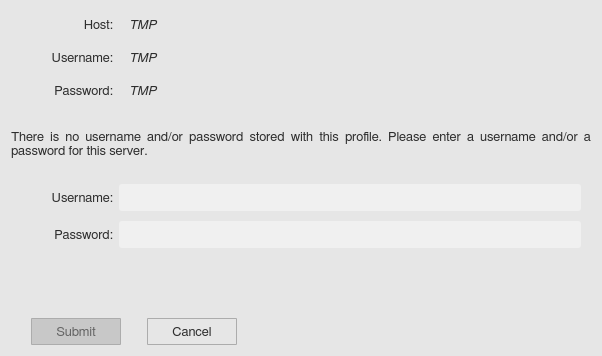
<?xml version="1.0" encoding="UTF-8"?>
<ui version="4.0">
 <class>credentialsWindow</class>
 <widget class="QWidget" name="credentialsWindow">
  <property name="geometry">
   <rect>
    <x>0</x>
    <y>0</y>
    <width>602</width>
    <height>356</height>
   </rect>
  </property>
  <property name="minimumSize">
   <size>
    <width>0</width>
    <height>0</height>
   </size>
  </property>
  <property name="maximumSize">
   <size>
    <width>16777215</width>
    <height>16777215</height>
   </size>
  </property>
  <property name="font">
   <font>
    <family>FreeSans</family>
    <pointsize>10</pointsize>
    <weight>50</weight>
    <bold>false</bold>
    <stylestrategy>PreferAntialias</stylestrategy>
    <kerning>true</kerning>
   </font>
  </property>
  <property name="windowTitle">
   <string>Information</string>
  </property>
  <property name="windowIcon">
   <iconset>
    <normaloff>icons/info_icon.svg</normaloff>icons/info_icon.svg</iconset>
  </property>
  <property name="styleSheet">
   <string notr="true">QWidget {
	background-color: rgb(230,230,230);
}</string>
  </property>
  <layout class="QGridLayout" name="gridLayout_3">
   <item row="0" column="0" colspan="2">
    <layout class="QHBoxLayout" name="horizontalLayout_3">
     <item>
      <layout class="QGridLayout" name="gridLayout_2">
       <item row="0" column="2">
        <spacer name="horizontalSpacer_5">
         <property name="orientation">
          <enum>Qt::Horizontal</enum>
         </property>
         <property name="sizeType">
          <enum>QSizePolicy::Fixed</enum>
         </property>
         <property name="sizeHint" stdset="0">
          <size>
           <width>10</width>
           <height>20</height>
          </size>
         </property>
        </spacer>
       </item>
       <item row="0" column="3">
        <widget class="QLabel" name="cw_label_7">
         <property name="minimumSize">
          <size>
           <width>0</width>
           <height>27</height>
          </size>
         </property>
         <property name="maximumSize">
          <size>
           <width>16777215</width>
           <height>27</height>
          </size>
         </property>
         <property name="font">
          <font>
           <family>FreeSans</family>
           <pointsize>10</pointsize>
           <weight>50</weight>
           <italic>true</italic>
           <bold>false</bold>
           <stylestrategy>PreferAntialias</stylestrategy>
           <kerning>true</kerning>
          </font>
         </property>
         <property name="styleSheet">
          <string notr="true">QLabel {
    color: rgb(45,45,45);
}</string>
         </property>
         <property name="text">
          <string>TMP</string>
         </property>
        </widget>
       </item>
       <item row="0" column="1">
        <widget class="QLabel" name="cw_label_1">
         <property name="minimumSize">
          <size>
           <width>0</width>
           <height>27</height>
          </size>
         </property>
         <property name="maximumSize">
          <size>
           <width>16777215</width>
           <height>27</height>
          </size>
         </property>
         <property name="font">
          <font>
           <family>FreeSans</family>
           <pointsize>10</pointsize>
           <weight>50</weight>
           <bold>false</bold>
           <stylestrategy>PreferAntialias</stylestrategy>
           <kerning>true</kerning>
          </font>
         </property>
         <property name="styleSheet">
          <string notr="true">QLabel {
    color: rgb(45,45,45);
}</string>
         </property>
         <property name="text">
          <string>Host:</string>
         </property>
         <property name="alignment">
          <set>Qt::AlignRight|Qt::AlignTrailing|Qt::AlignVCenter</set>
         </property>
        </widget>
       </item>
       <item row="1" column="1">
        <widget class="QLabel" name="cw_label_2">
         <property name="minimumSize">
          <size>
           <width>0</width>
           <height>27</height>
          </size>
         </property>
         <property name="maximumSize">
          <size>
           <width>16777215</width>
           <height>27</height>
          </size>
         </property>
         <property name="font">
          <font>
           <family>FreeSans</family>
           <pointsize>10</pointsize>
           <weight>50</weight>
           <bold>false</bold>
           <stylestrategy>PreferAntialias</stylestrategy>
           <kerning>true</kerning>
          </font>
         </property>
         <property name="styleSheet">
          <string notr="true">QLabel {
    color: rgb(45,45,45);
}</string>
         </property>
         <property name="text">
          <string>Username:</string>
         </property>
         <property name="alignment">
          <set>Qt::AlignRight|Qt::AlignTrailing|Qt::AlignVCenter</set>
         </property>
        </widget>
       </item>
       <item row="2" column="2">
        <spacer name="horizontalSpacer_8">
         <property name="orientation">
          <enum>Qt::Horizontal</enum>
         </property>
         <property name="sizeType">
          <enum>QSizePolicy::Fixed</enum>
         </property>
         <property name="sizeHint" stdset="0">
          <size>
           <width>10</width>
           <height>20</height>
          </size>
         </property>
        </spacer>
       </item>
       <item row="2" column="1">
        <widget class="QLabel" name="cw_label_3">
         <property name="minimumSize">
          <size>
           <width>0</width>
           <height>27</height>
          </size>
         </property>
         <property name="maximumSize">
          <size>
           <width>16777215</width>
           <height>27</height>
          </size>
         </property>
         <property name="font">
          <font>
           <family>FreeSans</family>
           <pointsize>10</pointsize>
           <weight>50</weight>
           <bold>false</bold>
           <stylestrategy>PreferAntialias</stylestrategy>
           <kerning>true</kerning>
          </font>
         </property>
         <property name="styleSheet">
          <string notr="true">QLabel {
    color: rgb(45,45,45);
}</string>
         </property>
         <property name="text">
          <string>Password:</string>
         </property>
         <property name="alignment">
          <set>Qt::AlignRight|Qt::AlignTrailing|Qt::AlignVCenter</set>
         </property>
        </widget>
       </item>
       <item row="1" column="3">
        <widget class="QLabel" name="cw_label_8">
         <property name="minimumSize">
          <size>
           <width>0</width>
           <height>27</height>
          </size>
         </property>
         <property name="maximumSize">
          <size>
           <width>16777215</width>
           <height>27</height>
          </size>
         </property>
         <property name="font">
          <font>
           <family>FreeSans</family>
           <pointsize>10</pointsize>
           <weight>50</weight>
           <italic>true</italic>
           <bold>false</bold>
           <stylestrategy>PreferAntialias</stylestrategy>
           <kerning>true</kerning>
          </font>
         </property>
         <property name="styleSheet">
          <string notr="true">QLabel {
    color: rgb(45,45,45);
}</string>
         </property>
         <property name="text">
          <string>TMP</string>
         </property>
        </widget>
       </item>
       <item row="1" column="2">
        <spacer name="horizontalSpacer_6">
         <property name="orientation">
          <enum>Qt::Horizontal</enum>
         </property>
         <property name="sizeType">
          <enum>QSizePolicy::Fixed</enum>
         </property>
         <property name="sizeHint" stdset="0">
          <size>
           <width>10</width>
           <height>20</height>
          </size>
         </property>
        </spacer>
       </item>
       <item row="2" column="3">
        <widget class="QLabel" name="cw_label_9">
         <property name="minimumSize">
          <size>
           <width>0</width>
           <height>27</height>
          </size>
         </property>
         <property name="maximumSize">
          <size>
           <width>16777215</width>
           <height>27</height>
          </size>
         </property>
         <property name="font">
          <font>
           <family>FreeSans</family>
           <pointsize>10</pointsize>
           <weight>50</weight>
           <italic>true</italic>
           <bold>false</bold>
           <stylestrategy>PreferAntialias</stylestrategy>
           <kerning>true</kerning>
          </font>
         </property>
         <property name="styleSheet">
          <string notr="true">QLabel {
    color: rgb(45,45,45);
}</string>
         </property>
         <property name="text">
          <string>TMP</string>
         </property>
        </widget>
       </item>
       <item row="1" column="0">
        <spacer name="horizontalSpacer_10">
         <property name="orientation">
          <enum>Qt::Horizontal</enum>
         </property>
         <property name="sizeType">
          <enum>QSizePolicy::Fixed</enum>
         </property>
         <property name="sizeHint" stdset="0">
          <size>
           <width>40</width>
           <height>20</height>
          </size>
         </property>
        </spacer>
       </item>
      </layout>
     </item>
     <item>
      <spacer name="horizontalSpacer_9">
       <property name="orientation">
        <enum>Qt::Horizontal</enum>
       </property>
       <property name="sizeHint" stdset="0">
        <size>
         <width>40</width>
         <height>20</height>
        </size>
       </property>
      </spacer>
     </item>
    </layout>
   </item>
   <item row="1" column="0">
    <spacer name="verticalSpacer_6">
     <property name="orientation">
      <enum>Qt::Vertical</enum>
     </property>
     <property name="sizeType">
      <enum>QSizePolicy::Fixed</enum>
     </property>
     <property name="sizeHint" stdset="0">
      <size>
       <width>20</width>
       <height>20</height>
      </size>
     </property>
    </spacer>
   </item>
   <item row="2" column="0" colspan="2">
    <widget class="QLabel" name="cw_label_4">
     <property name="minimumSize">
      <size>
       <width>0</width>
       <height>0</height>
      </size>
     </property>
     <property name="maximumSize">
      <size>
       <width>16777215</width>
       <height>16777215</height>
      </size>
     </property>
     <property name="font">
      <font>
       <family>FreeSans</family>
       <pointsize>10</pointsize>
       <weight>50</weight>
       <bold>false</bold>
       <stylestrategy>PreferAntialias</stylestrategy>
       <kerning>true</kerning>
      </font>
     </property>
     <property name="styleSheet">
      <string notr="true">QLabel {
    color: rgb(45,45,45);
}</string>
     </property>
     <property name="frameShape">
      <enum>QFrame::NoFrame</enum>
     </property>
     <property name="frameShadow">
      <enum>QFrame::Plain</enum>
     </property>
     <property name="lineWidth">
      <number>0</number>
     </property>
     <property name="midLineWidth">
      <number>0</number>
     </property>
     <property name="text">
      <string>&lt;html&gt;&lt;head/&gt;&lt;body&gt;&lt;p&gt;There is no username and/or password stored with this profile. Please enter a username and/or a password for this server.&lt;/p&gt;&lt;/body&gt;&lt;/html&gt;</string>
     </property>
     <property name="textFormat">
      <enum>Qt::AutoText</enum>
     </property>
     <property name="alignment">
      <set>Qt::AlignJustify|Qt::AlignTop</set>
     </property>
     <property name="wordWrap">
      <bool>true</bool>
     </property>
     <property name="openExternalLinks">
      <bool>true</bool>
     </property>
    </widget>
   </item>
   <item row="3" column="0">
    <spacer name="verticalSpacer_4">
     <property name="orientation">
      <enum>Qt::Vertical</enum>
     </property>
     <property name="sizeType">
      <enum>QSizePolicy::Fixed</enum>
     </property>
     <property name="sizeHint" stdset="0">
      <size>
       <width>20</width>
       <height>20</height>
      </size>
     </property>
    </spacer>
   </item>
   <item row="4" column="0" colspan="2">
    <layout class="QHBoxLayout" name="horizontalLayout">
     <item>
      <spacer name="horizontalSpacer">
       <property name="orientation">
        <enum>Qt::Horizontal</enum>
       </property>
       <property name="sizeType">
        <enum>QSizePolicy::Fixed</enum>
       </property>
       <property name="sizeHint" stdset="0">
        <size>
         <width>40</width>
         <height>20</height>
        </size>
       </property>
      </spacer>
     </item>
     <item>
      <layout class="QGridLayout" name="gridLayout">
       <property name="verticalSpacing">
        <number>10</number>
       </property>
       <item row="0" column="0">
        <widget class="QLabel" name="cw_label_5">
         <property name="minimumSize">
          <size>
           <width>0</width>
           <height>27</height>
          </size>
         </property>
         <property name="maximumSize">
          <size>
           <width>16777215</width>
           <height>27</height>
          </size>
         </property>
         <property name="font">
          <font>
           <family>FreeSans</family>
           <pointsize>10</pointsize>
           <weight>50</weight>
           <bold>false</bold>
           <stylestrategy>PreferAntialias</stylestrategy>
           <kerning>true</kerning>
          </font>
         </property>
         <property name="styleSheet">
          <string notr="true">QLabel {
    color: rgb(45,45,45);
}</string>
         </property>
         <property name="text">
          <string>Username:</string>
         </property>
         <property name="alignment">
          <set>Qt::AlignRight|Qt::AlignTrailing|Qt::AlignVCenter</set>
         </property>
        </widget>
       </item>
       <item row="0" column="1">
        <widget class="QLineEdit" name="edit_1">
         <property name="enabled">
          <bool>true</bool>
         </property>
         <property name="minimumSize">
          <size>
           <width>0</width>
           <height>27</height>
          </size>
         </property>
         <property name="maximumSize">
          <size>
           <width>16777215</width>
           <height>27</height>
          </size>
         </property>
         <property name="font">
          <font>
           <family>FreeSans</family>
           <pointsize>9</pointsize>
           <weight>50</weight>
           <bold>false</bold>
           <stylestrategy>PreferAntialias</stylestrategy>
          </font>
         </property>
         <property name="layoutDirection">
          <enum>Qt::LeftToRight</enum>
         </property>
         <property name="styleSheet">
          <string notr="true">QLineEdit {
	border-radius: 3px;
    padding: 1px 4px 1px 4px;
	background-color:  rgb(240, 240, 240);
    color: rgb(45,45,45);
}

QLineEdit:disabled {
	background-color:  rgb(200, 200, 200);
}</string>
         </property>
         <property name="frame">
          <bool>false</bool>
         </property>
         <property name="alignment">
          <set>Qt::AlignLeading|Qt::AlignLeft|Qt::AlignVCenter</set>
         </property>
        </widget>
       </item>
       <item row="1" column="0">
        <widget class="QLabel" name="cw_label_6">
         <property name="minimumSize">
          <size>
           <width>0</width>
           <height>27</height>
          </size>
         </property>
         <property name="maximumSize">
          <size>
           <width>16777215</width>
           <height>27</height>
          </size>
         </property>
         <property name="font">
          <font>
           <family>FreeSans</family>
           <pointsize>10</pointsize>
           <weight>50</weight>
           <bold>false</bold>
           <stylestrategy>PreferAntialias</stylestrategy>
           <kerning>true</kerning>
          </font>
         </property>
         <property name="styleSheet">
          <string notr="true">QLabel {
    color: rgb(45,45,45);
}</string>
         </property>
         <property name="text">
          <string>Password:</string>
         </property>
         <property name="alignment">
          <set>Qt::AlignRight|Qt::AlignTrailing|Qt::AlignVCenter</set>
         </property>
        </widget>
       </item>
       <item row="1" column="1">
        <widget class="QLineEdit" name="edit_2">
         <property name="enabled">
          <bool>true</bool>
         </property>
         <property name="minimumSize">
          <size>
           <width>0</width>
           <height>27</height>
          </size>
         </property>
         <property name="maximumSize">
          <size>
           <width>16777215</width>
           <height>27</height>
          </size>
         </property>
         <property name="font">
          <font>
           <family>FreeSans</family>
           <pointsize>9</pointsize>
           <weight>50</weight>
           <bold>false</bold>
           <stylestrategy>PreferAntialias</stylestrategy>
          </font>
         </property>
         <property name="layoutDirection">
          <enum>Qt::LeftToRight</enum>
         </property>
         <property name="styleSheet">
          <string notr="true">QLineEdit {
	border-radius: 3px;
    padding: 1px 4px 1px 4px;
	background-color:  rgb(240, 240, 240);
    color: rgb(45,45,45);
}

QLineEdit:disabled {
	background-color:  rgb(200, 200, 200);
}</string>
         </property>
         <property name="frame">
          <bool>false</bool>
         </property>
         <property name="echoMode">
          <enum>QLineEdit::Password</enum>
         </property>
         <property name="alignment">
          <set>Qt::AlignLeading|Qt::AlignLeft|Qt::AlignVCenter</set>
         </property>
        </widget>
       </item>
      </layout>
     </item>
     <item>
      <spacer name="horizontalSpacer_2">
       <property name="orientation">
        <enum>Qt::Horizontal</enum>
       </property>
       <property name="sizeType">
        <enum>QSizePolicy::Fixed</enum>
       </property>
       <property name="sizeHint" stdset="0">
        <size>
         <width>10</width>
         <height>20</height>
        </size>
       </property>
      </spacer>
     </item>
    </layout>
   </item>
   <item row="5" column="1">
    <spacer name="verticalSpacer_5">
     <property name="orientation">
      <enum>Qt::Vertical</enum>
     </property>
     <property name="sizeType">
      <enum>QSizePolicy::Expanding</enum>
     </property>
     <property name="sizeHint" stdset="0">
      <size>
       <width>20</width>
       <height>0</height>
      </size>
     </property>
    </spacer>
   </item>
   <item row="6" column="0" colspan="2">
    <layout class="QHBoxLayout" name="horizontalLayout_2">
     <item>
      <spacer name="horizontalSpacer_3">
       <property name="orientation">
        <enum>Qt::Horizontal</enum>
       </property>
       <property name="sizeType">
        <enum>QSizePolicy::Fixed</enum>
       </property>
       <property name="sizeHint" stdset="0">
        <size>
         <width>20</width>
         <height>20</height>
        </size>
       </property>
      </spacer>
     </item>
     <item>
      <widget class="QToolButton" name="cw_submit_button">
       <property name="enabled">
        <bool>false</bool>
       </property>
       <property name="minimumSize">
        <size>
         <width>90</width>
         <height>27</height>
        </size>
       </property>
       <property name="maximumSize">
        <size>
         <width>90</width>
         <height>27</height>
        </size>
       </property>
       <property name="font">
        <font>
         <family>FreeSans</family>
         <pointsize>10</pointsize>
         <weight>50</weight>
         <bold>false</bold>
         <stylestrategy>PreferDefault</stylestrategy>
         <kerning>true</kerning>
        </font>
       </property>
       <property name="styleSheet">
        <string notr="true">QToolButton {
	border: 1px solid #acacac;
	border-radius: 1px;
	background-color: qlineargradient(x1:0, y1:0, x2:0, y2:1,
									stop:0 #f0f0f0, stop:1 #e5e5e5);
    color: rgb(45,45,45);
}

QToolButton:disabled {
	background-color:  rgb(200,200,200);
    color: rgb(100,100,100);
}

QToolButton:hover {
	border: 1px solid #7eb4ea;
	border-radius: 1px;
	background-color: qlineargradient(x1:0, y1:0, x2:0, y2:1,
									stop:0 #ecf4fc, stop:1 #dcecfc);
}

QToolButton:pressed {
	border: 1px solid #579de5;
	border-radius: 1px;
	background-color: qlineargradient(x1:0, y1:0, x2:0, y2:1,
									stop:0 #daecfc, stop:1 #c4e0fc);
}</string>
       </property>
       <property name="text">
        <string>Submit</string>
       </property>
      </widget>
     </item>
     <item>
      <spacer name="horizontalSpacer_7">
       <property name="orientation">
        <enum>Qt::Horizontal</enum>
       </property>
       <property name="sizeType">
        <enum>QSizePolicy::Fixed</enum>
       </property>
       <property name="sizeHint" stdset="0">
        <size>
         <width>20</width>
         <height>20</height>
        </size>
       </property>
      </spacer>
     </item>
     <item>
      <widget class="QToolButton" name="cw_cancel_button">
       <property name="minimumSize">
        <size>
         <width>90</width>
         <height>27</height>
        </size>
       </property>
       <property name="maximumSize">
        <size>
         <width>90</width>
         <height>27</height>
        </size>
       </property>
       <property name="font">
        <font>
         <family>FreeSans</family>
         <pointsize>10</pointsize>
         <weight>50</weight>
         <bold>false</bold>
         <stylestrategy>PreferDefault</stylestrategy>
         <kerning>true</kerning>
        </font>
       </property>
       <property name="styleSheet">
        <string notr="true">QToolButton {
	border: 1px solid #acacac;
	border-radius: 1px;
	background-color: qlineargradient(x1:0, y1:0, x2:0, y2:1,
									stop:0 #f0f0f0, stop:1 #e5e5e5);
    color: rgb(45,45,45);
}

QToolButton:hover {
	border: 1px solid #7eb4ea;
	border-radius: 1px;
	background-color: qlineargradient(x1:0, y1:0, x2:0, y2:1,
									stop:0 #ecf4fc, stop:1 #dcecfc);
}

QToolButton:pressed {
	border: 1px solid #579de5;
	border-radius: 1px;
	background-color: qlineargradient(x1:0, y1:0, x2:0, y2:1,
									stop:0 #daecfc, stop:1 #c4e0fc);
}</string>
       </property>
       <property name="text">
        <string>Cancel</string>
       </property>
      </widget>
     </item>
     <item>
      <spacer name="horizontalSpacer_4">
       <property name="orientation">
        <enum>Qt::Horizontal</enum>
       </property>
       <property name="sizeHint" stdset="0">
        <size>
         <width>40</width>
         <height>20</height>
        </size>
       </property>
      </spacer>
     </item>
    </layout>
   </item>
  </layout>
 </widget>
 <resources/>
 <connections/>
</ui>
